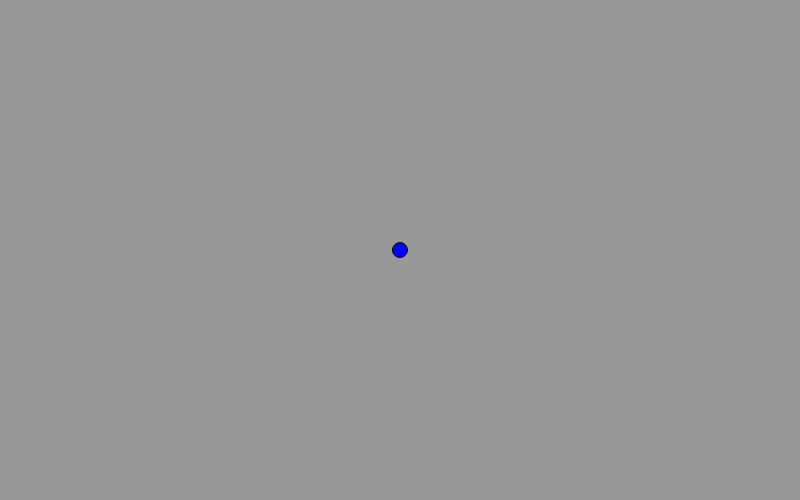
Frame 1 (no input)
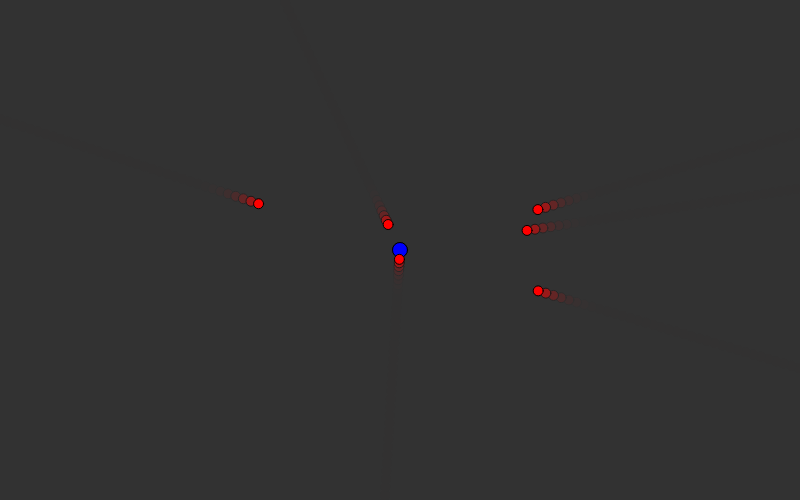
Frame 60 (no input)
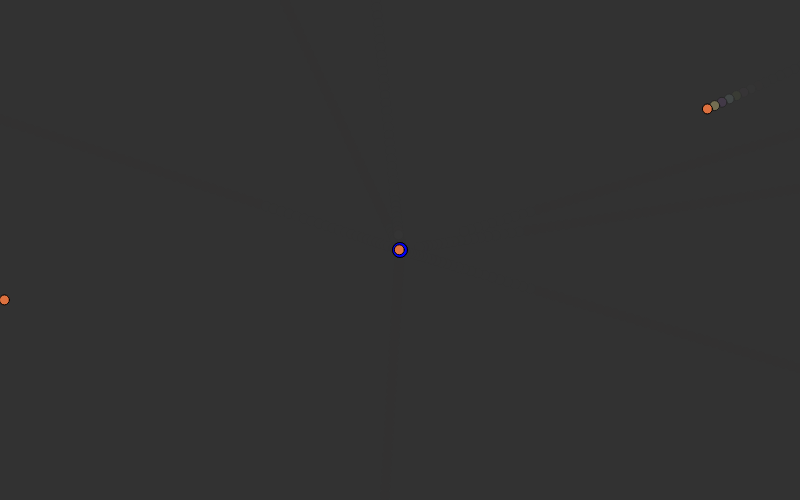
Frame 120 (the mouse pressed at the canvas centre since frame 60)

The p5.js sketch that drew these frames (run headless with seeded random() and noise() and a simulated clock; from frame 60 on, the mouse is pressed at the canvas centre):

// p5.js sketch
// ── sketch.js
var a = 255;
var b = 0;
var c = 0;
var offset = 100; // offset from window

class mover {
    constructor () {
        this.locinit ();
        this.vel = new p5.Vector (0, 0);
        this.acc = new p5.Vector (0, 0);
        this.maxspeed = 8;
        this.maxforce = 0.3;
    }
    update () {
        this.vel.add (this.acc);
        this.vel.limit (this.maxspeed);
        this.loc.add (this.vel);
        this.acc.mult (0);
    }
    applyforce (f) {
        this.acc.add (f);
    }
    arrive (target) {
        var desired =  p5.Vector.sub (target, this.loc);
        var d = desired.mag ();
        if (d < 100) {
            var m = map (d, 0, 100, 0, this.maxspeed);
            desired.setMag (m);
        } else {
            desired.setMag (this.maxspeed);
        }

        var steer = p5.Vector.sub (desired, this.vel);
        steer.limit (this.maxforce);
        this.applyforce (steer);
    }
    locinit () {
        var rand = random (10);
        if (rand < 2.5) {
            this.loc = new p5.Vector (-1 * offset, random (height));  // from left of window
        } else if (rand < 5) {
            this.loc = new p5.Vector (random (width), height + offset); // from bottom of windwow
        } else if (rand < 7.5) {
            this.loc = new p5.Vector (width + offset, random (height)); // from right of window
        } else {
            this.loc = new p5.Vector (random (width), -1 * offset); // from top of window
        }
    }

    display () {
        fill (a, b, c);
        ellipse (this.loc.x, this.loc.y, 10, 10);
    }
}

var objs = [];
var tar;
function setup () {
    rectMode (CENTER);
    ellipseMode (CENTER);
    createCanvas (800, 500);

    nofobjs = 6;
    tar = new p5.Vector (width / 2, height / 2);
    for (var i = 0; i < nofobjs; i++) {
        objs[i] = new mover();
    }
}

function draw () {
    background (51, 128);
    fill (0, 0, 255);
    ellipse (tar.x, tar.y, 15, 15);

    for (var i = 0; i < objs.length; i++) {
        objs[i].arrive (tar);
        objs[i].update ();
        objs[i].display ();
    }

    for (var i = 0; i < objs.length; i++) {
        var disp = p5.Vector.dist (objs[i].loc, tar);
        if (disp < 10) {
            a = random (51, 255);
            b = random (51, 255);
            c = random (51, 255);
        }
    }

    for (var i = 0; i < objs.length; i++) {
        for (var j = 0; j < objs.length; j++) {
            if (i != j) {
                var disp = p5.Vector.dist (objs[i].loc, objs[j].loc);
                if (disp < 15) {
                    objs[i].locinit ();
                    objs[i].locinit ();
                }
            }
        }
    }

    if (keyIsDown (RIGHT_ARROW)) {
        tar.x += 10;
    } else if (keyIsDown (LEFT_ARROW)) {
        tar.x -= 10;
    }
    if (keyIsDown (UP_ARROW)) {
        tar.y -= 10;
    } else if (keyIsDown (DOWN_ARROW)) {
        tar.y += 10;
    }
}
